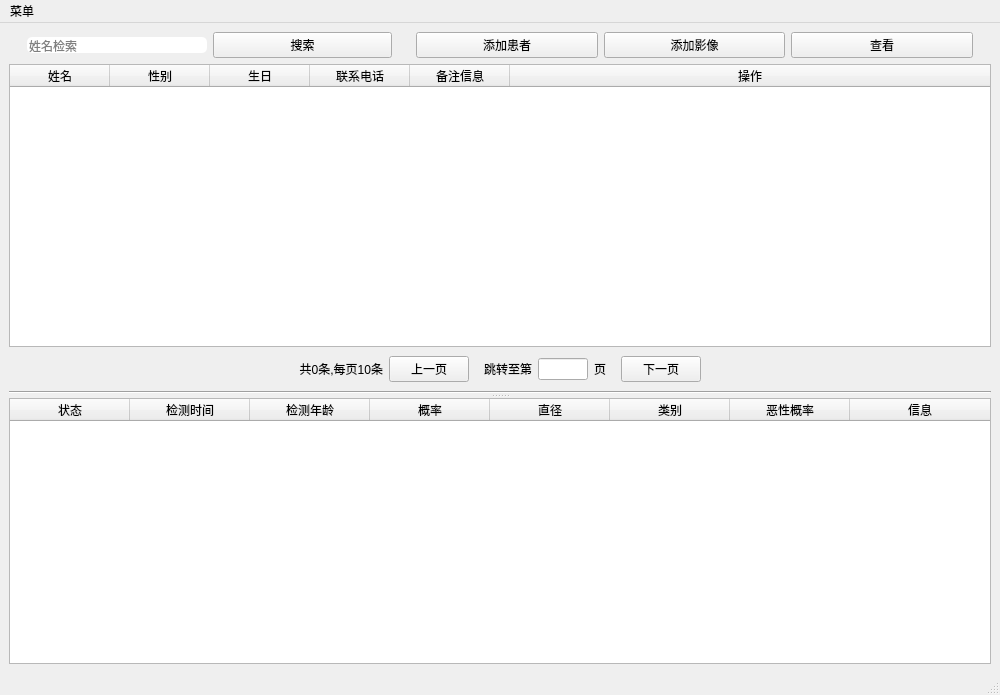
<?xml version="1.0" encoding="UTF-8"?>
<ui version="4.0">
 <class>MainWindow</class>
 <widget class="QMainWindow" name="MainWindow">
  <property name="geometry">
   <rect>
    <x>0</x>
    <y>0</y>
    <width>1000</width>
    <height>695</height>
   </rect>
  </property>
  <property name="focusPolicy">
   <enum>Qt::NoFocus</enum>
  </property>
  <property name="windowTitle">
   <string>肺结节智能分析系统</string>
  </property>
  <property name="styleSheet">
   <string notr="true"/>
  </property>
  <widget class="QWidget" name="centralwidget">
   <property name="contextMenuPolicy">
    <enum>Qt::CustomContextMenu</enum>
   </property>
   <layout class="QGridLayout" name="gridLayout">
    <item row="0" column="0">
     <widget class="QWidget" name="widget_3" native="true">
      <layout class="QHBoxLayout" name="horizontalLayout_3">
       <property name="topMargin">
        <number>0</number>
       </property>
       <property name="bottomMargin">
        <number>0</number>
       </property>
       <item>
        <widget class="QWidget" name="widget" native="true">
         <property name="sizePolicy">
          <sizepolicy hsizetype="Preferred" vsizetype="Fixed">
           <horstretch>2</horstretch>
           <verstretch>0</verstretch>
          </sizepolicy>
         </property>
         <layout class="QHBoxLayout" name="horizontalLayout">
          <property name="topMargin">
           <number>0</number>
          </property>
          <property name="bottomMargin">
           <number>0</number>
          </property>
          <item>
           <widget class="QLineEdit" name="searchEdit">
            <property name="sizePolicy">
             <sizepolicy hsizetype="Minimum" vsizetype="Fixed">
              <horstretch>0</horstretch>
              <verstretch>0</verstretch>
             </sizepolicy>
            </property>
            <property name="styleSheet">
             <string notr="true">QLineEdit {
	border-radius: 5px;
}</string>
            </property>
            <property name="placeholderText">
             <string>姓名检索</string>
            </property>
           </widget>
          </item>
          <item>
           <widget class="QPushButton" name="searchButton">
            <property name="text">
             <string>搜索</string>
            </property>
           </widget>
          </item>
         </layout>
        </widget>
       </item>
       <item>
        <widget class="QWidget" name="widget_2" native="true">
         <property name="sizePolicy">
          <sizepolicy hsizetype="Preferred" vsizetype="Preferred">
           <horstretch>3</horstretch>
           <verstretch>0</verstretch>
          </sizepolicy>
         </property>
         <layout class="QHBoxLayout" name="horizontalLayout_2">
          <property name="topMargin">
           <number>0</number>
          </property>
          <property name="bottomMargin">
           <number>0</number>
          </property>
          <item>
           <widget class="QPushButton" name="addUserButton">
            <property name="sizePolicy">
             <sizepolicy hsizetype="Minimum" vsizetype="Fixed">
              <horstretch>0</horstretch>
              <verstretch>10</verstretch>
             </sizepolicy>
            </property>
            <property name="text">
             <string>添加患者</string>
            </property>
           </widget>
          </item>
          <item>
           <widget class="QPushButton" name="loadDicomButton">
            <property name="text">
             <string>添加影像</string>
            </property>
           </widget>
          </item>
          <item>
           <widget class="QPushButton" name="displayButton">
            <property name="focusPolicy">
             <enum>Qt::NoFocus</enum>
            </property>
            <property name="text">
             <string>查看</string>
            </property>
           </widget>
          </item>
         </layout>
        </widget>
       </item>
      </layout>
     </widget>
    </item>
    <item row="1" column="0">
     <widget class="QSplitter" name="splitter">
      <property name="orientation">
       <enum>Qt::Vertical</enum>
      </property>
      <widget class="QWidget" name="widget_4" native="true">
       <layout class="QVBoxLayout" name="verticalLayout">
        <item>
         <widget class="QTreeWidget" name="treeWidget">
          <property name="focusPolicy">
           <enum>Qt::NoFocus</enum>
          </property>
          <property name="showDropIndicator" stdset="0">
           <bool>true</bool>
          </property>
          <property name="autoExpandDelay">
           <number>-1</number>
          </property>
          <property name="indentation">
           <number>20</number>
          </property>
          <property name="rootIsDecorated">
           <bool>false</bool>
          </property>
          <property name="uniformRowHeights">
           <bool>true</bool>
          </property>
          <property name="itemsExpandable">
           <bool>true</bool>
          </property>
          <property name="sortingEnabled">
           <bool>false</bool>
          </property>
          <property name="animated">
           <bool>true</bool>
          </property>
          <property name="wordWrap">
           <bool>true</bool>
          </property>
          <property name="headerHidden">
           <bool>false</bool>
          </property>
          <property name="expandsOnDoubleClick">
           <bool>true</bool>
          </property>
          <attribute name="headerVisible">
           <bool>true</bool>
          </attribute>
          <attribute name="headerCascadingSectionResizes">
           <bool>false</bool>
          </attribute>
          <attribute name="headerMinimumSectionSize">
           <number>50</number>
          </attribute>
          <attribute name="headerDefaultSectionSize">
           <number>100</number>
          </attribute>
          <attribute name="headerShowSortIndicator" stdset="0">
           <bool>false</bool>
          </attribute>
          <attribute name="headerStretchLastSection">
           <bool>true</bool>
          </attribute>
          <column>
           <property name="text">
            <string>姓名</string>
           </property>
           <property name="textAlignment">
            <set>AlignCenter</set>
           </property>
          </column>
          <column>
           <property name="text">
            <string>性别</string>
           </property>
           <property name="textAlignment">
            <set>AlignCenter</set>
           </property>
          </column>
          <column>
           <property name="text">
            <string>生日</string>
           </property>
           <property name="textAlignment">
            <set>AlignCenter</set>
           </property>
          </column>
          <column>
           <property name="text">
            <string>联系电话</string>
           </property>
           <property name="textAlignment">
            <set>AlignCenter</set>
           </property>
          </column>
          <column>
           <property name="text">
            <string>备注信息</string>
           </property>
           <property name="textAlignment">
            <set>AlignCenter</set>
           </property>
          </column>
          <column>
           <property name="text">
            <string>操作</string>
           </property>
           <property name="textAlignment">
            <set>AlignCenter</set>
           </property>
          </column>
         </widget>
        </item>
        <item>
         <widget class="QWidget" name="widget_5" native="true">
          <property name="sizePolicy">
           <sizepolicy hsizetype="Preferred" vsizetype="Fixed">
            <horstretch>0</horstretch>
            <verstretch>0</verstretch>
           </sizepolicy>
          </property>
          <property name="minimumSize">
           <size>
            <width>0</width>
            <height>30</height>
           </size>
          </property>
          <layout class="QHBoxLayout" name="horizontalLayout_5">
           <property name="topMargin">
            <number>3</number>
           </property>
           <property name="bottomMargin">
            <number>3</number>
           </property>
           <item>
            <widget class="QLabel" name="label_4">
             <property name="text">
              <string/>
             </property>
            </widget>
           </item>
           <item>
            <widget class="QLabel" name="totalPageLabel">
             <property name="sizePolicy">
              <sizepolicy hsizetype="Fixed" vsizetype="Fixed">
               <horstretch>0</horstretch>
               <verstretch>10</verstretch>
              </sizepolicy>
             </property>
             <property name="text">
              <string>共0条,每页10条</string>
             </property>
             <property name="alignment">
              <set>Qt::AlignRight|Qt::AlignTrailing|Qt::AlignVCenter</set>
             </property>
            </widget>
           </item>
           <item>
            <widget class="QPushButton" name="prePageButton">
             <property name="sizePolicy">
              <sizepolicy hsizetype="Fixed" vsizetype="Fixed">
               <horstretch>10</horstretch>
               <verstretch>10</verstretch>
              </sizepolicy>
             </property>
             <property name="minimumSize">
              <size>
               <width>75</width>
               <height>0</height>
              </size>
             </property>
             <property name="text">
              <string>上一页</string>
             </property>
            </widget>
           </item>
           <item>
            <widget class="QWidget" name="widget_6" native="true">
             <property name="sizePolicy">
              <sizepolicy hsizetype="Fixed" vsizetype="Preferred">
               <horstretch>0</horstretch>
               <verstretch>0</verstretch>
              </sizepolicy>
             </property>
             <layout class="QHBoxLayout" name="horizontalLayout_4">
              <property name="topMargin">
               <number>0</number>
              </property>
              <property name="bottomMargin">
               <number>0</number>
              </property>
              <item>
               <widget class="QLabel" name="label_2">
                <property name="sizePolicy">
                 <sizepolicy hsizetype="Fixed" vsizetype="Fixed">
                  <horstretch>0</horstretch>
                  <verstretch>10</verstretch>
                 </sizepolicy>
                </property>
                <property name="text">
                 <string>跳转至第</string>
                </property>
                <property name="alignment">
                 <set>Qt::AlignRight|Qt::AlignTrailing|Qt::AlignVCenter</set>
                </property>
               </widget>
              </item>
              <item>
               <widget class="QLineEdit" name="currentPageEdit">
                <property name="sizePolicy">
                 <sizepolicy hsizetype="Fixed" vsizetype="Fixed">
                  <horstretch>0</horstretch>
                  <verstretch>10</verstretch>
                 </sizepolicy>
                </property>
                <property name="minimumSize">
                 <size>
                  <width>50</width>
                  <height>0</height>
                 </size>
                </property>
                <property name="maximumSize">
                 <size>
                  <width>50</width>
                  <height>16777215</height>
                 </size>
                </property>
               </widget>
              </item>
              <item>
               <widget class="QLabel" name="label_3">
                <property name="sizePolicy">
                 <sizepolicy hsizetype="Fixed" vsizetype="Fixed">
                  <horstretch>0</horstretch>
                  <verstretch>10</verstretch>
                 </sizepolicy>
                </property>
                <property name="text">
                 <string>页</string>
                </property>
               </widget>
              </item>
             </layout>
            </widget>
           </item>
           <item>
            <widget class="QPushButton" name="nextPageButton">
             <property name="sizePolicy">
              <sizepolicy hsizetype="Fixed" vsizetype="Fixed">
               <horstretch>10</horstretch>
               <verstretch>10</verstretch>
              </sizepolicy>
             </property>
             <property name="minimumSize">
              <size>
               <width>75</width>
               <height>0</height>
              </size>
             </property>
             <property name="text">
              <string>下一页</string>
             </property>
            </widget>
           </item>
           <item>
            <widget class="QLabel" name="label_5">
             <property name="text">
              <string/>
             </property>
            </widget>
           </item>
          </layout>
         </widget>
        </item>
        <item>
         <widget class="Line" name="line">
          <property name="orientation">
           <enum>Qt::Horizontal</enum>
          </property>
         </widget>
        </item>
       </layout>
      </widget>
      <widget class="QTreeWidget" name="noduletreeWidget">
       <property name="focusPolicy">
        <enum>Qt::NoFocus</enum>
       </property>
       <property name="contextMenuPolicy">
        <enum>Qt::CustomContextMenu</enum>
       </property>
       <property name="showDropIndicator" stdset="0">
        <bool>true</bool>
       </property>
       <property name="autoExpandDelay">
        <number>-1</number>
       </property>
       <property name="indentation">
        <number>20</number>
       </property>
       <property name="rootIsDecorated">
        <bool>true</bool>
       </property>
       <property name="uniformRowHeights">
        <bool>true</bool>
       </property>
       <property name="itemsExpandable">
        <bool>true</bool>
       </property>
       <property name="sortingEnabled">
        <bool>false</bool>
       </property>
       <property name="animated">
        <bool>true</bool>
       </property>
       <property name="wordWrap">
        <bool>true</bool>
       </property>
       <attribute name="headerVisible">
        <bool>true</bool>
       </attribute>
       <attribute name="headerCascadingSectionResizes">
        <bool>false</bool>
       </attribute>
       <attribute name="headerMinimumSectionSize">
        <number>50</number>
       </attribute>
       <attribute name="headerDefaultSectionSize">
        <number>120</number>
       </attribute>
       <attribute name="headerShowSortIndicator" stdset="0">
        <bool>false</bool>
       </attribute>
       <attribute name="headerStretchLastSection">
        <bool>true</bool>
       </attribute>
       <column>
        <property name="text">
         <string>状态</string>
        </property>
        <property name="textAlignment">
         <set>AlignCenter</set>
        </property>
       </column>
       <column>
        <property name="text">
         <string>检测时间</string>
        </property>
        <property name="textAlignment">
         <set>AlignCenter</set>
        </property>
       </column>
       <column>
        <property name="text">
         <string>检测年龄</string>
        </property>
        <property name="textAlignment">
         <set>AlignCenter</set>
        </property>
       </column>
       <column>
        <property name="text">
         <string>概率</string>
        </property>
        <property name="textAlignment">
         <set>AlignCenter</set>
        </property>
       </column>
       <column>
        <property name="text">
         <string>直径</string>
        </property>
        <property name="textAlignment">
         <set>AlignCenter</set>
        </property>
       </column>
       <column>
        <property name="text">
         <string>类别</string>
        </property>
        <property name="textAlignment">
         <set>AlignCenter</set>
        </property>
       </column>
       <column>
        <property name="text">
         <string>恶性概率</string>
        </property>
        <property name="textAlignment">
         <set>AlignCenter</set>
        </property>
       </column>
       <column>
        <property name="text">
         <string>信息</string>
        </property>
        <property name="textAlignment">
         <set>AlignCenter</set>
        </property>
       </column>
      </widget>
     </widget>
    </item>
   </layout>
  </widget>
  <widget class="QMenuBar" name="menubar">
   <property name="geometry">
    <rect>
     <x>0</x>
     <y>0</y>
     <width>1000</width>
     <height>23</height>
    </rect>
   </property>
   <property name="focusPolicy">
    <enum>Qt::NoFocus</enum>
   </property>
   <widget class="QMenu" name="menuNodule_CADx">
    <property name="title">
     <string>菜单</string>
    </property>
   </widget>
   <addaction name="menuNodule_CADx"/>
  </widget>
  <widget class="QStatusBar" name="statusbar"/>
  <action name="actionPreferences">
   <property name="text">
    <string>Preferences</string>
   </property>
  </action>
  <action name="action22213123">
   <property name="text">
    <string>File</string>
   </property>
  </action>
  <action name="addUserAction">
   <property name="text">
    <string>添加患者</string>
   </property>
  </action>
 </widget>
 <resources/>
 <connections/>
</ui>
